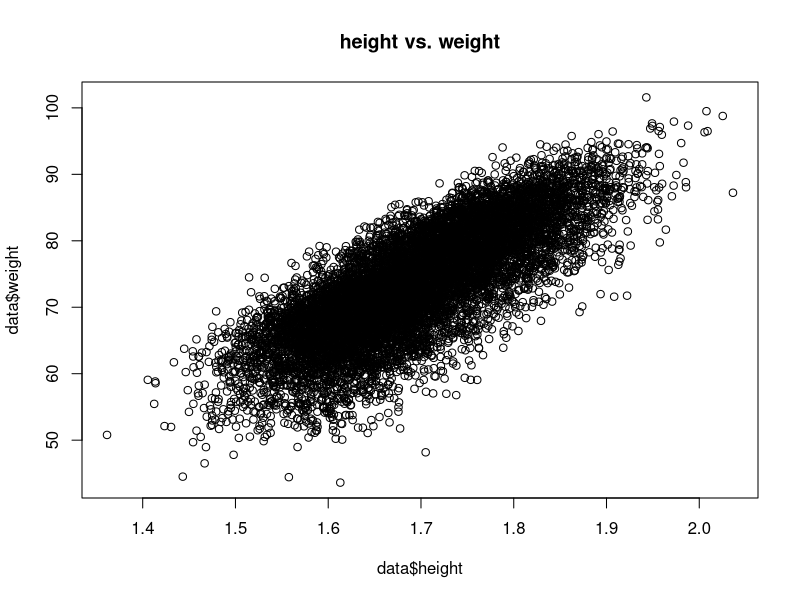
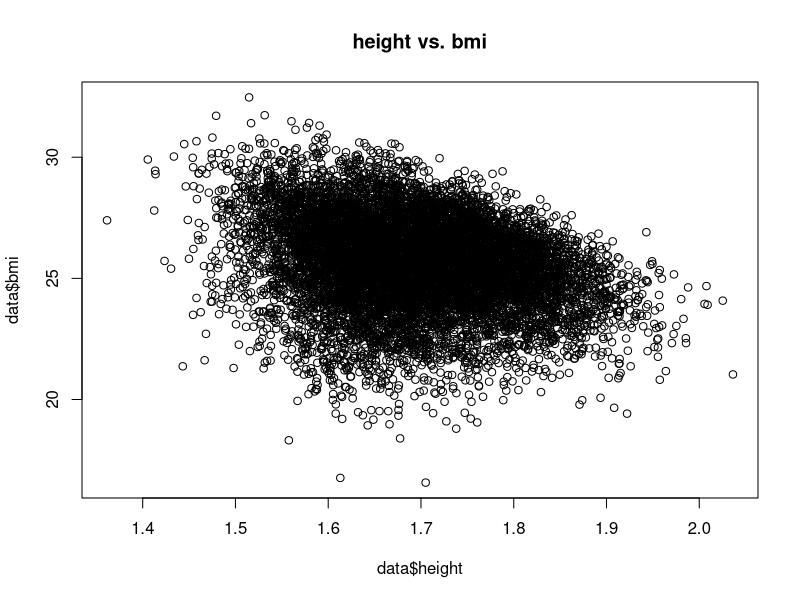
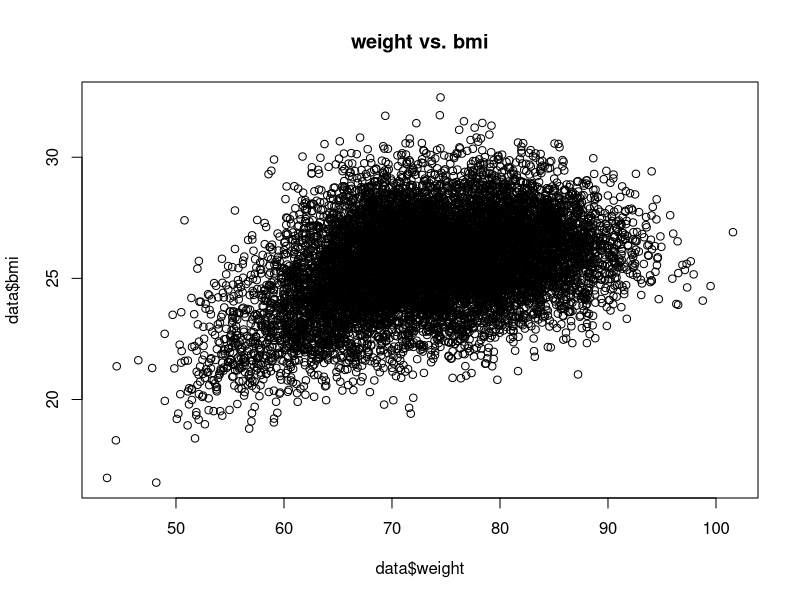
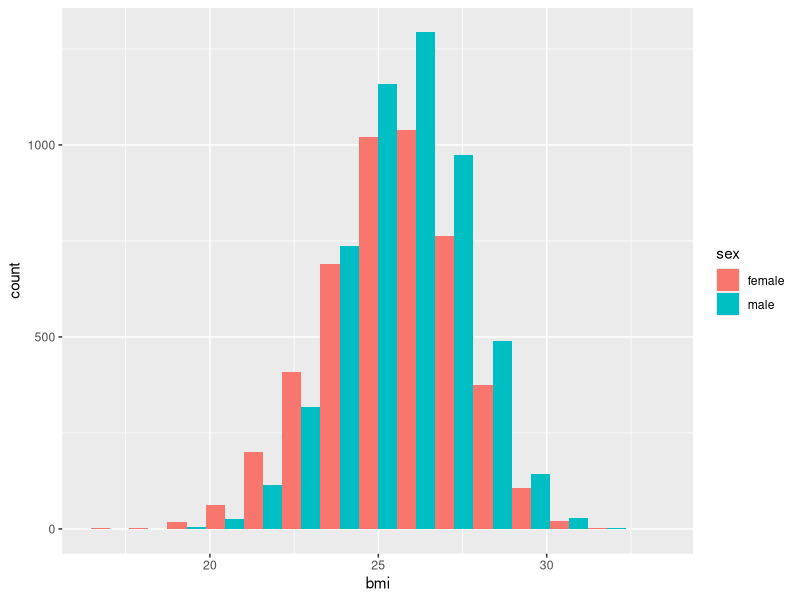
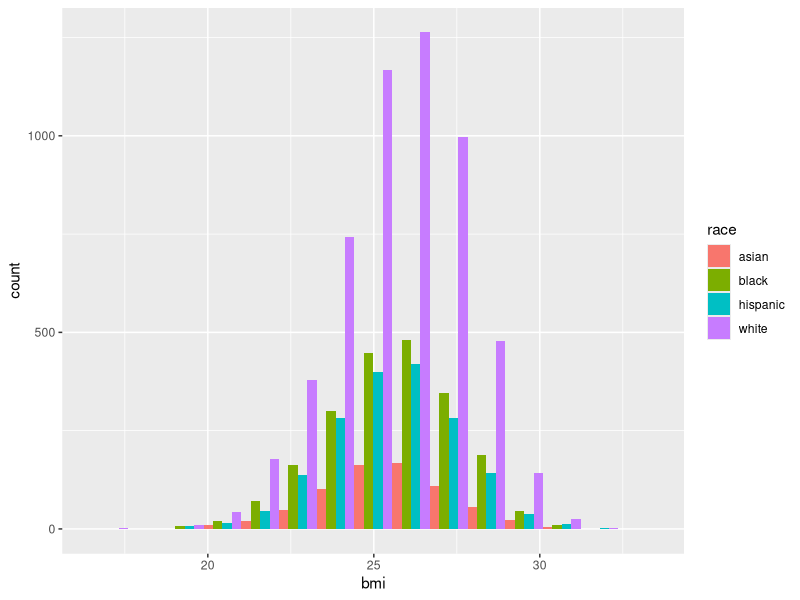
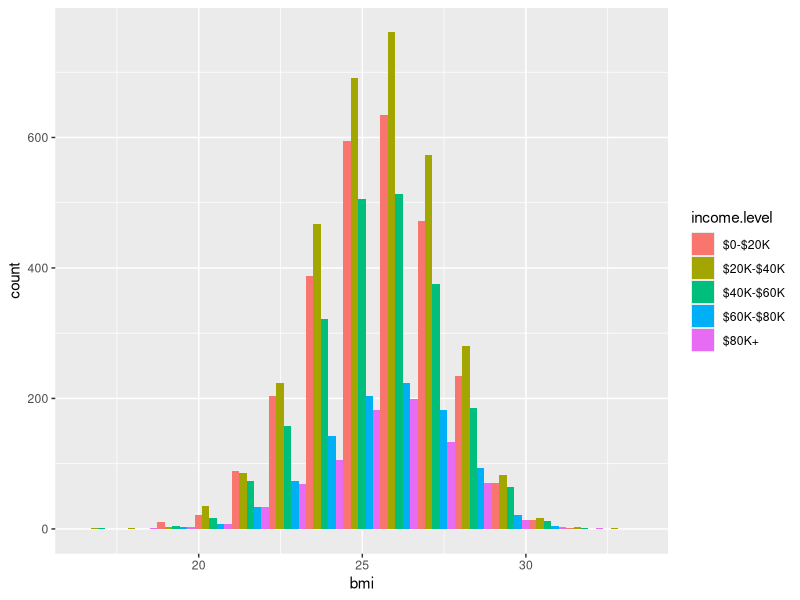
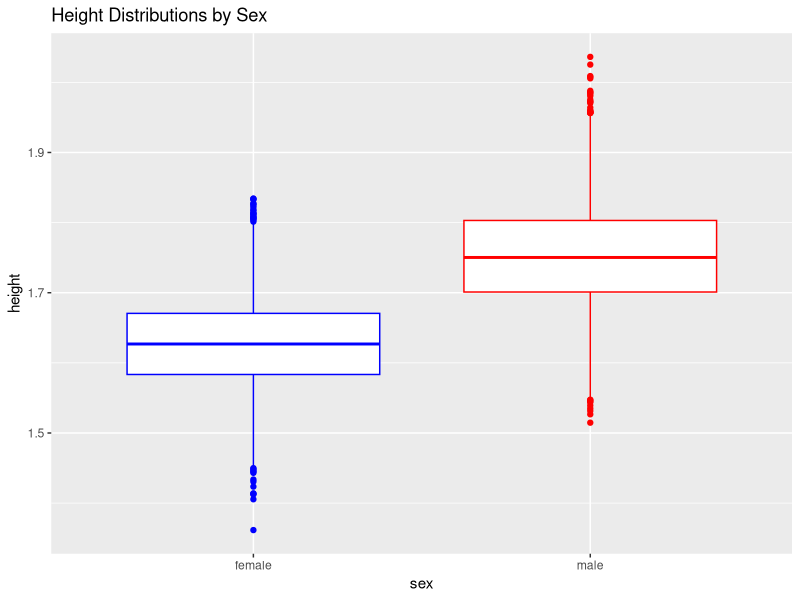
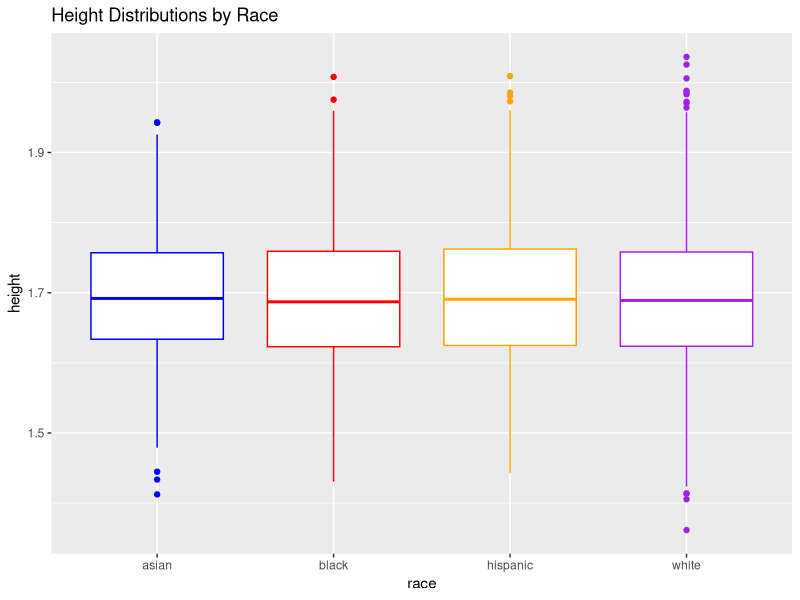

The R source for these figures, in order: (Note: this script raises an error after producing the figures.)
set.seed(21)

# Create column of randomly selected race with probabilities based on the percentages in my research article
race <- c('white',sample(c('white','black','hispanic','asian'),size = 9999, replace = TRUE, prob = c(.5441,.2131,.1726,.0702)))
data<- data.frame(race)

# Create column of parental education with probabilities based on the percentages from my research article
parental_education_white <- sample(c('<HS','HS/GED','Some College','College Grad/Professional'),size=(length(data[which(data$race=="white"),])),replace = TRUE,prob = c(.0896,.3252,.2920,.2530))
parental_education_black <- sample(c('<HS','HS/GED','Some College','College Grad/Professional'),size=(length(data[which(data$race=="black"),])),replace = TRUE,prob = c(.1766,.3519,.2451,.1865))
parental_education_hispanic <- sample(c('<HS','HS/GED','Some College','College Grad/Professional'),size=(length(data[which(data$race=="hispanic"),])),replace = TRUE,prob = c(.4190,.2476,.1770,.1159))
parental_education_asian <- sample(c('<HS','HS/GED','Some College','College Grad/Professional'),size=(length(data[which(data$race=="asian"),])),replace = TRUE,prob = c(.1729,.1960,.17,.4107))

# Add column to data frame
data$education[which(data$race =='white')] <- parental_education_white
data$education[which(data$race =='black')] <- parental_education_black
data$education[which(data$race =='hispanic')] <- parental_education_hispanic
data$education[which(data$race =='asian')] <- parental_education_asian
data$education <- as.factor(data$education)

# Create column of incomes for each race with probabilities based on the percentages from my research article
income_level_white <- sample(c('$0-$20K','$20K-$40K','$40K-$60K','$60K-$80K','$80K+'),size=(nrow(data[which(data$race=="white"),])),replace = TRUE,prob = c(.1639,.3050,.2894,.1379,.1037))
income_level_black <- sample(c('$0-$20K','$20K-$40K','$40K-$60K','$60K-$80K','$80K+'),size=(nrow(data[which(data$race=="black"),])),replace = TRUE,prob = c(.4639,.3373,.1163,.0532,.0293))
income_level_hispanic <- sample(c('$0-$20K','$20K-$40K','$40K-$60K','$60K-$80K','$80K+'),size=(nrow(data[which(data$race=="hispanic"),])),replace = TRUE,prob = c(.3817,.3951,.1378,.0502,.0352))
income_level_asian <- sample(c('$0-$20K','$20K-$40K','$40K-$60K','$60K-$80K','$80K+'),size=(nrow(data[which(data$race=="asian"),])),replace = TRUE,prob = c(.1541,.4005,.2372,.1024,.1058))

# Add column to data frame
data$income.level[which(data$race =='white')] <- income_level_white
data$income.level[which(data$race =='black')] <- income_level_black
data$income.level[which(data$race =='hispanic')] <- income_level_hispanic
data$income.level[which(data$race =='asian')] <- income_level_asian
data$income.level <- as.factor(data$income.level)

# Create column for sex with probabilities based on the percentages from my research article
data$sex <- c('male',sample(c('male','female'),size=(nrow(data)-1),replace = TRUE,prob = c(.535,.465)))
data$sex <- as.factor(data$sex)


# Create column for heights, mean and sd determined from:
# https://www.cdc.gov/growthcharts/data/set1clinical/cj41l021.pdf and
# https://www.cdc.gov/growthcharts/data/set1clinical/cj41l022.pdf

male_height_mean <- 1.7526  # meters
male_height_sd <- 0.073406  # meters
male_weight_mean <- 79  # kg
male_weight_sd <- 12 #kg
male_n <- nrow(data[which(data$sex =='male'),])

female_height_mean <- 1.6256  # meters
female_height_sd <- 0.064262  # meters
female_weight_mean <- 67 # kg
female_weight_sd <- 12 #kg
female_n <- nrow(data[which(data$sex =='female'),])

mean_male_bmi <- male_weight_mean / male_height_mean^2 # 23.11
mean_female_bmi <- female_weight_mean / female_height_mean^2 # 22.33

# install.packages('fGarch')
# fGarch package allows for a skewed distribution to be created.
# this was necessary in order to mirror the weight data from the article
library(fGarch)
male_heights <- rnorm(male_n, mean=male_height_mean, sd=male_height_sd)
male_weights <- .6 * mean_male_bmi * (male_heights^2) + .4* (male_weight_mean + rsnorm(male_n, sd=male_weight_sd,xi=-1.5))

female_heights <- rnorm(female_n, mean=female_height_mean, sd=female_height_sd)
female_weights <- .6 * mean_female_bmi * (female_heights^2) + .4* (female_weight_mean + rsnorm(female_n, sd=female_weight_sd,xi=-1.5))

# Add heights and weights to data table
data$height[which(data$sex =="male")] <- male_heights
data$height[which(data$sex =="female")] <- female_heights

data$weight[which(data$sex =="male")] <- male_weights
data$weight[which(data$sex =="female")] <- female_weights

# Calculate BMI
data$bmi <- data$weight / data$height^2

# Create binary column for if person is obese (1) or not (0)
data$obese <- ifelse(data$bmi>=25,1,0)

# Create scatter plots to ensure that relationships between variables are appropriate
plot(data$height,data$weight, main = 'height vs. weight')
plot(data$height,data$bmi, main = 'height vs. bmi')
plot(data$weight, data$bmi, main = 'weight vs. bmi')

library(ggplot2)
library(dplyr)
# plot distributions of BMIs colored by sex,race, and income.level
g <- ggplot(data = data, aes(x=bmi))
g+geom_histogram(aes(fill=sex),position='dodge', bins = 15)
g+geom_histogram(aes(fill=race),position='dodge', bins = 15)
g+geom_histogram(aes(fill=income.level),position='dodge', bins = 15)

gbox <- ggplot(data = data, aes())
gbox+geom_boxplot(aes(x = sex, y = height),col=c('blue','red'))+
  labs(title = 'Height Distributions by Sex')
gbox+geom_boxplot(aes(x = race, y = height),col=c('blue','red','orange','purple'))+
  labs(title = 'Height Distributions by Race')

gbox+geom_boxplot(aes(x = sex, y = weight),col=c('blue','red'))+
  labs(title = 'Weight Distributions by Sex')

gbox+geom_boxplot(aes(x = race, y = weight),col=c('blue','red','orange','purple'))+
  labs(title = 'Weight Distributions by Race')

gbox+geom_boxplot(aes(x = sex, y = bmi),col=c('blue','red'))+
  labs(title = 'BMI Distributions by Sex')
gbox+geom_boxplot(aes(x = race, y = bmi),col=c('blue','red','orange','purple'))+
  labs(title = 'BMI Distributions by Race')
gbox+geom_boxplot(aes(x = income.level, y = bmi))+
  labs(title = 'BMI Distributions by Income Level')

# t-tests for mean values of height, weight, bmi across sex and race
# split data frame into two, one for males and one for females

data_male <- filter(data,sex == 'male')
data_female <- filter(data,sex == 'female')

t.test(data_male$height,data_female$height) 
t.test(data_male$weight,data_female$weight) 
t.test(data_male$bmi,data_female$bmi)

chisq.test(table(data$race, data$obese))
chisq.test(table(data$income.level,data$obese))
chisq.test(table(data$education,data$obese))


# chi-squared tests for race and income level
# split data into tables for each race and each income level

data_white = filter(data,race == 'white')
data_black = filter(data,race == 'black')
data_hispanic = filter(data,race == 'hispanic')
data_asian = filter(data,race == 'asian')

income_white <- data_white %>% 
  group_by(income.level) %>%
  summarise(no_rows = length(income.level))

income_black <- data_black %>% 
  group_by(income.level) %>%
  summarise(no_rows = length(income.level))

income_hispanic <- data_hispanic %>% 
  group_by(income.level) %>%
  summarise(no_rows = length(income.level))

income_asian <- data_asian %>% 
  group_by(income.level) %>%
  summarise(no_rows = length(income.level))

income_levels <- cbind(income_white,income_black$no_rows,income_hispanic$no_rows,income_asian$no_rows)
names(income_levels)[names(income_levels)=="no_rows"] <- "white"
names(income_levels)[names(income_levels)=="income_black$no_rows"] <- "black"
names(income_levels)[names(income_levels)=="income_hispanic$no_rows"] <- "hispanic"
names(income_levels)[names(income_levels)=="income_asian$no_rows"] <- "asian"


income_levels_prop <- data.frame('income.level'=income_levels$income.level)
income_levels_prop$white <- income_levels$white/sum(income_levels$white)*100
income_levels_prop$black <-  income_levels$black/sum(income_levels$black)*100
income_levels_prop$hispanic <-  income_levels$hispanic/sum(income_levels$hispanic)*100
income_levels_prop$asian <-  income_levels$asian/sum(income_levels$asian)*100


# Graph percent of each race that falls in each income level
library(reshape)
income_levels_gg <- melt(income_levels_prop, income_level.vars=c('black', 'hispanic','asian'),var='race')
g2 <- ggplot(income_levels_gg,aes(x=income.level, y = value))
g2 + geom_bar(position='dodge',aes(y = value,fill=race),stat = 'identity')+labs(title = '% of Sample by Race & Income Level',x = 'income level',y='percent of sample')
# Shows that whites and asians have a much higher proportion in the upper income levels

# Chi-squared test on income levels by race to see if differences in each level occured due to chance
chisq.test(select(income_levels_prop,-income.level)) # p = 1.325e-9
# Results show that the differneces seen in proportions of the sample population in each income level
# between races is not likely due to chance.

# Create a data frame with the percentage of individuals, sex, and race
overweight <- filter(data,data$bmi>=25)
male_overweight <- filter(overweight, sex == 'male')
female_overweight <- filter(overweight, sex == 'female')

whm_overweight <- length(male_overweight$race[which(male_overweight$race == 'white')])/length(which(data_white$sex == 'male'))*100
whf_overweight <- length(male_overweight$race[which(female_overweight$race == 'white')])/length(which(data_white$sex == 'female'))*100
blm_overweight <- length(male_overweight$race[which(male_overweight$race == 'black')])/length(which(data_black$sex == 'male'))*100
blf_overweight <- length(male_overweight$race[which(female_overweight$race == 'black')])/length(which(data_black$sex == 'female'))*100
asm_overweight <- length(male_overweight$race[which(male_overweight$race == 'asian')])/length(which(data_asian$sex == 'male'))*100
asf_overweight <- length(male_overweight$race[which(female_overweight$race == 'asian')])/length(which(data_asian$sex == 'female'))*100
him_overweight <- length(male_overweight$race[which(male_overweight$race == 'hispanic')])/length(which(data_hispanic$sex == 'male'))*100
hif_overweight <- length(male_overweight$race[which(female_overweight$race == 'hispanic')])/length(which(data_hispanic$sex == 'female'))*100

overweight_perc = data.frame('sex'=c('male','female'), 'white' = c(whm_overweight,whf_overweight), 'black' = c(blm_overweight,blf_overweight),'hispanic' = c(him_overweight,hif_overweight), 'asian'=c(asm_overweight,asf_overweight))

# Graphs of percentage overweight by race approximating those seen in the article
g3 <- ggplot(overweight_perc,aes(x = sex, y = white))
g3 + geom_bar(stat = 'identity', fill = c('red','blue'))+
    labs(x = 'Sex', y = '% overweight', title = 'Race = White, % Overweight by Sex')+
    geom_text(aes(label=round(white,2)), position=position_dodge(width=0.9), vjust=-0.25)

g4 <- ggplot(overweight_perc,aes(x = sex, y = black))
g4 + geom_bar(stat = 'identity', fill = c('red','blue'))+
    labs(x = 'Sex', y = '% overweight', title = 'Race = Black, % Overweight by Sex')+
    geom_text(aes(label=round(black,2)), position=position_dodge(width=0.9), vjust=-0.25)

g5 <- ggplot(overweight_perc,aes(x = sex, y = hispanic))
g5 + geom_bar(stat = 'identity', fill = c('red','blue'))+
    labs(x = 'Sex', y = '% overweight', title = 'Race = Hispanic, % Overweight by Sex')+
   geom_text(aes(label=round(hispanic,2)), position=position_dodge(width=0.9), vjust=-0.25)

g6 <- ggplot(overweight_perc,aes(x = sex, y = asian))
g6 + geom_bar(stat = 'identity', fill = c('red','blue'))+
    labs(x = 'Sex', y = '% overweight', title = 'Race = Asian, % Overweight by Sex')+
    geom_text(aes(label=round(asian,2)), position=position_dodge(width=0.9), vjust=-0.25)

chisq.test(select(overweight_perc,-sex)) 
# This chisq test shows that the differences in percent overweight are 
# not significantly different across races


ow_transpose <- t(overweight_perc)
colnames(ow_transpose) <- c('male','female')
ow_transpose <- as.data.frame(ow_transpose[2:5,],stringsAsFactors = F)
ow_transpose$male <- as.numeric(ow_transpose$male)
ow_transpose$female <- as.numeric(ow_transpose$female)
ow_transpose$race <- factor(c('white','black','hispanic','asian'))

t.test(ow_transpose$male,ow_transpose$female) 
# This t-test shows that there is a statistically significant difference in the mean percent of people
# overweight across sexes. 

ow_transpose_gg <- melt(ow_transpose, race.vars=c('black', 'hispanic','asian'),var='sex')
g7 <- ggplot(data = ow_transpose_gg, aes(x = race, y = value, group=sex, fill = sex))
g7+geom_bar(aes(x=race,y=value), stat = 'identity', position='dodge')+
  labs(x = 'Race', y = '% overweight', title = '% Overweight by Race and Sex')



# Create data frames of percent overweight by income level and race

zero_twenty <- filter(data, data$income.level == "$0-$20K")
twenty_forty<- filter(data, data$income.level == "$20K-$40K")
forty_sixty<- filter(data, data$income.level == "$40K-$60K")
sixty_eighty<- filter(data, data$income.level == "$60K-$80K")
eighty_plus<- filter(data, data$income.level == "80K+")


ow_zt <- filter(zero_twenty, zero_twenty$bmi >= 25)
ow_tf <- filter(twenty_forty, twenty_forty$bmi >= 25)
ow_fs <- filter(forty_sixty, forty_sixty$bmi >= 25)
ow_se <- filter(sixty_eighty, sixty_eighty$bmi >= 25)
ow_ep <- filter(eighty_plus, eighty_plus$bmi >= 25)

library(sqldf)
# Create data frames for each race and each income level

white_ow_zt <- sqldf('SELECT * from overweight WHERE race = "white" AND `income.level`=="$0-$20K"')
black_ow_zt <- sqldf('SELECT * from overweight WHERE race = "black" AND `income.level`=="$0-$20K"')
hispanic_ow_zt <- sqldf('SELECT * from overweight WHERE race = "hispanic" AND `income.level`=="$0-$20K"')
asian_ow_zt <- sqldf('SELECT * from overweight WHERE race = "asian" AND `income.level`=="$0-$20K"')

white_ow_tf <- sqldf('SELECT * from overweight WHERE race = "white" AND `income.level`=="$20K-$40K"')
black_ow_tf <- sqldf('SELECT * from overweight WHERE race = "black" AND `income.level`=="$20K-$40K"')
hispanic_ow_tf <- sqldf('SELECT * from overweight WHERE race = "hispanic" AND `income.level`=="$20K-$40K"')
asian_ow_tf <- sqldf('SELECT * from overweight WHERE race = "asian" AND `income.level`=="$20K-$40K"')

white_ow_fs <- sqldf('SELECT * from overweight WHERE race = "white" AND `income.level`=="$40K-$60K"')
black_ow_fs <- sqldf('SELECT * from overweight WHERE race = "black" AND `income.level`=="$40K-$60K"')
hispanic_ow_fs <- sqldf('SELECT * from overweight WHERE race = "hispanic" AND `income.level`=="$40K-$60K"')
asian_ow_fs <- sqldf('SELECT * from overweight WHERE race = "asian" AND `income.level`=="$40K-$60K"')

white_ow_se <- sqldf('SELECT * from overweight WHERE race = "white" AND `income.level`=="$60K-$80K"')
black_ow_se <- sqldf('SELECT * from overweight WHERE race = "black" AND `income.level`=="$60K-$80K"')
hispanic_ow_se <- sqldf('SELECT * from overweight WHERE race = "hispanic" AND `income.level`=="$60K-$80K"')
asian_ow_se <- sqldf('SELECT * from overweight WHERE race = "asian" AND `income.level`=="$60K-$80K"')

white_ow_ep <- sqldf('SELECT * from overweight WHERE race = "white" AND `income.level`=="$80K+"')
black_ow_ep <- sqldf('SELECT * from overweight WHERE race = "black" AND `income.level`=="$80K+"')
hispanic_ow_ep <- sqldf('SELECT * from overweight WHERE race = "hispanic" AND `income.level`=="$80K+"')
asian_ow_ep <- sqldf('SELECT * from overweight WHERE race = "asian" AND `income.level`=="$80K+"')

# Calculate percent of each income level & race that are obese

white_zt_ow_perc <- (nrow(white_ow_ep)/nrow(sqldf('SELECT * FROM data WHERE race = "white" AND `income.level`=="$0-$20K"')))*100
black_zt_ow_perc <- (nrow(black_ow_ep)/nrow(sqldf('SELECT * FROM data WHERE race = "black" AND `income.level`=="$0-$20K"')))*100
hispanic_zt_ow_perc <- (nrow(hispanic_ow_ep)/nrow(sqldf('SELECT * FROM data WHERE race = "hispanic" AND `income.level`=="$0-$20K"')))*100
asian_zt_ow_perc <- (nrow(asian_ow_ep)/nrow(sqldf('SELECT * FROM data WHERE race = "asian" AND `income.level`=="$0-$20K"')))*100

white_tf_ow_perc <- (nrow(white_ow_ep)/nrow(sqldf('SELECT * FROM data WHERE race = "white" AND `income.level`=="$20K-$40K"')))*100
black_tf_ow_perc <- (nrow(black_ow_ep)/nrow(sqldf('SELECT * FROM data WHERE race = "black" AND `income.level`=="$20K-$40K"')))*100
hispanic_tf_ow_perc <- (nrow(hispanic_ow_ep)/nrow(sqldf('SELECT * FROM data WHERE race = "hispanic" AND `income.level`=="$20K-$40K"')))*100
asian_tf_ow_perc <- (nrow(asian_ow_ep)/nrow(sqldf('SELECT * FROM data WHERE race = "asian" AND `income.level`=="$20K-$40K"')))*100

white_fs_ow_perc <- (nrow(white_ow_ep)/nrow(sqldf('SELECT * FROM data WHERE race = "white" AND `income.level`=="$40K-$60K"')))*100
black_fs_ow_perc <- (nrow(black_ow_ep)/nrow(sqldf('SELECT * FROM data WHERE race = "black" AND `income.level`=="$40K-$60K"')))*100
hispanic_fs_ow_perc <- (nrow(hispanic_ow_ep)/nrow(sqldf('SELECT * FROM data WHERE race = "hispanic" AND `income.level`=="$40K-$60K"')))*100
asian_fs_ow_perc <- (nrow(asian_ow_ep)/nrow(sqldf('SELECT * FROM data WHERE race = "asian" AND `income.level`=="$40K-$60K"')))*100

white_se_ow_perc <- (nrow(white_ow_ep)/nrow(sqldf('SELECT * FROM data WHERE race = "white" AND `income.level`=="$60K-$80K"')))*100
black_se_ow_perc <- (nrow(black_ow_ep)/nrow(sqldf('SELECT * FROM data WHERE race = "black" AND `income.level`=="$60K-$80K"')))*100
hispanic_se_ow_perc <- (nrow(hispanic_ow_ep)/nrow(sqldf('SELECT * FROM data WHERE race = "hispanic" AND `income.level`=="$60K-$80K"')))*100
asian_se_ow_perc <- (nrow(asian_ow_ep)/nrow(sqldf('SELECT * FROM data WHERE race = "asian" AND `income.level`=="$60K-$80K"')))*100

white_ep_ow_perc <- (nrow(white_ow_ep)/nrow(sqldf('SELECT * FROM data WHERE race = "white" AND `income.level`=="$80K+"')))*100
black_ep_ow_perc <- (nrow(black_ow_ep)/nrow(sqldf('SELECT * FROM data WHERE race = "black" AND `income.level`=="$80K+"')))*100
hispanic_ep_ow_perc <- (nrow(hispanic_ow_ep)/nrow(sqldf('SELECT * FROM data WHERE race = "hispanic" AND `income.level`=="$80K+"')))*100
asian_ep_ow_perc <- (nrow(asian_ow_ep)/nrow(sqldf('SELECT * FROM data WHERE race = "asian" AND `income.level`=="$80K+"')))*100

perc_ow_race_income <- data.frame("white" = c(white_zt_ow_perc,white_tf_ow_perc,white_fs_ow_perc,white_se_ow_perc,white_ep_ow_perc), "black" = c(black_zt_ow_perc,black_tf_ow_perc,black_fs_ow_perc,black_se_ow_perc,black_ep_ow_perc), "hispanic" = c(hispanic_zt_ow_perc,hispanic_tf_ow_perc,hispanic_fs_ow_perc,hispanic_se_ow_perc,hispanic_ep_ow_perc), "asian" = c(asian_lhs_ow_perc,asian_tf_ow_perc,asian_fs_ow_perc,asian_se_ow_perc,asian_ep_ow_perc), row.names = c("$0-$20K","$20K-$40K","$40K-$60K","$60K-$80K","$80K+"))
perc_ow_race_income_tran <- as.data.frame(t(perc_ow_race_income))
perc_ow_race_income_tran$race <- c('white','black','hispanic','asian')

perc_ow_race_income_gg <- income_levels_gg <- melt(perc_ow_race_income, income_level.vars=c('black', 'hispanic','asian'),var='race')
perc_ow_race_income_gg$income.level <- c("$0-$20K","$20K-$40K","$40K-$60K","$60K-$80K","$80K+")
perc_ow_race_income_gg$value <- ifelse(perc_ow_race_income_gg$value==Inf,0,perc_ow_race_income_gg$value)

g8 <- ggplot(data = perc_ow_race_income_gg, aes(group = race, fill= race))
g8 + geom_bar(aes(x = income.level, y = value), stat = 'identity', position = 'dodge')+
  labs(x = 'Income', y = '% of individuals who are obese', title = '% Obese by Income and Race')

# Education Levels

white_lhs_ow_perc <- (nrow(white_ow_ep)/nrow(sqldf('SELECT * FROM data WHERE race = "white" AND education=="<HS"')))*100
black_lhs_ow_perc <- (nrow(black_ow_ep)/nrow(sqldf('SELECT * FROM data WHERE race = "black" AND education=="<HS"')))*100
hispanic_lhs_ow_perc <- (nrow(hispanic_ow_ep)/nrow(sqldf('SELECT * FROM data WHERE race = "hispanic" AND education=="<HS"')))*100
asian_lhs_ow_perc <- (nrow(asian_ow_ep)/nrow(sqldf('SELECT * FROM data WHERE race = "asian" AND education=="<HS"')))*100

white_ged_ow_perc <- (nrow(white_ow_ep)/nrow(sqldf('SELECT * FROM data WHERE race = "white" AND education=="HS/GED"')))*100
black_ged_ow_perc <- (nrow(black_ow_ep)/nrow(sqldf('SELECT * FROM data WHERE race = "black" AND education=="HS/GED"')))*100
hispanic_ged_ow_perc <- (nrow(hispanic_ow_ep)/nrow(sqldf('SELECT * FROM data WHERE race = "hispanic" AND education=="HS/GED"')))*100
asian_ged_ow_perc <- (nrow(asian_ow_ep)/nrow(sqldf('SELECT * FROM data WHERE race = "asian" AND education=="HS/GED"')))*100

white_sc_ow_perc <- (nrow(white_ow_ep)/nrow(sqldf('SELECT * FROM data WHERE race = "white" AND education=="Some College"')))*100
black_sc_ow_perc <- (nrow(black_ow_ep)/nrow(sqldf('SELECT * FROM data WHERE race = "black" AND education=="Some College"')))*100
hispanic_sc_ow_perc <- (nrow(hispanic_ow_ep)/nrow(sqldf('SELECT * FROM data WHERE race = "hispanic" AND education=="Some College"')))*100
asian_sc_ow_perc <- (nrow(asian_ow_ep)/nrow(sqldf('SELECT * FROM data WHERE race = "asian" AND education=="Some College"')))*100

white_cp_ow_perc <- (nrow(white_ow_ep)/nrow(sqldf('SELECT * FROM data WHERE race = "white" AND education=="College Grad/Professional"')))*100
black_cp_ow_perc <- (nrow(black_ow_ep)/nrow(sqldf('SELECT * FROM data WHERE race = "black" AND education=="College Grad/Professional"')))*100
hispanic_cp_ow_perc <- (nrow(hispanic_ow_ep)/nrow(sqldf('SELECT * FROM data WHERE race = "hispanic" AND education=="College Grad/Professional"')))*100
asian_cp_ow_perc <- (nrow(asian_ow_ep)/nrow(sqldf('SELECT * FROM data WHERE race = "asian" AND education=="College Grad/Professional"')))*100

perc_ow_race_education <- data.frame("white" = c(white_lhs_ow_perc,white_ged_ow_perc,white_sc_ow_perc,white_cp_ow_perc), "black" = c(black_lhs_ow_perc,black_ged_ow_perc,black_sc_ow_perc,black_cp_ow_perc), "hispanic" = c(hispanic_lhs_ow_perc,hispanic_ged_ow_perc,hispanic_sc_ow_perc,hispanic_cp_ow_perc), "asian" = c(asian_lhs_ow_perc,asian_ged_ow_perc,asian_sc_ow_perc,asian_cp_ow_perc), row.names = c("<HS","HS/GED","Some College","College Grad/Professional"))
perc_ow_race_education_tran <- as.data.frame(t(perc_ow_race_education))
perc_ow_race_education_tran$race <- c('white','black','hispanic','asian')

perc_ow_race_education_gg <- income_levels_gg <- melt(perc_ow_race_education, income_level.vars=c('black', 'hispanic','asian'),var='race')
perc_ow_race_education_gg$education <- c("<HS","HS/GED","Some College","College Grad/Professional")
perc_ow_race_education_gg$education <- factor(perc_ow_race_education_gg$education, levels=c("<HS","HS/GED","Some College","College Grad/Professional"))
perc_ow_race_education_gg$value <- ifelse(perc_ow_race_education_gg$value==Inf,0,perc_ow_race_education_gg$value)

g9 <- ggplot(data = perc_ow_race_education_gg, aes(group = race, fill= race))
g9 + geom_bar(aes(x = education, y = value), stat = 'identity', position = 'dodge')+
  labs(x = 'Income', y = '% of individuals who are obese', title = '% Obese by Education and Race')

chisq.test((perc_ow_race_income))
# Logistic Regression Models for Each Variable to Predict Obesity
glm_all <- glm(obese~.-height-weight, data = data, family = binomial)
summary(glm_all)

glm_race <- glm(obese~race,data = data,family = binomial)
summary(glm_race)


glm_income <- glm(obese~income.level,data = data,family = binomial)
summary(glm_income)

glm_education <- glm(obese~education,data = data, family = binomial)
summary(glm_education)

lm_all <- lm(bmi~.-obese-height-weight,data = data)
summary(lm_all)
plot(lm_all)
